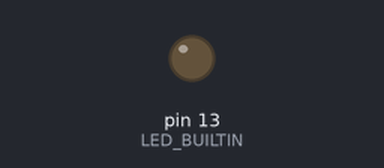
Recording of a program running on a simulated Arduino Uno, built with avr-gcc and run on an emulated ATmega328P. Shown: output pins drawn as LEDs (lit = HIGH). What the program prints to the serial monitor is not drawn.

Above: at 1.7 s.
At 36.1 s:
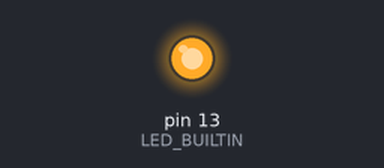
Timing chart, 0 to 36.7 s (numbered marks = the images above):
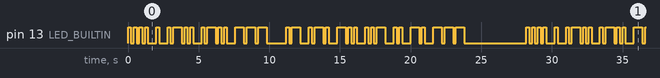

Measured:
- by itself, pin 13 (LED_BUILTIN): moves between LOW and HIGH, repeating every 28.2 s
- by itself, everything shown: repeats every 28.2 s, in 68 steps

The program:

main.cpp
```cpp
#include <Arduino.h>
// MORSE_v3.ino  14-avr-2025

char message[]="HELLO ARDUINO";         // message > LED_BUILTIN, Serial
#define va_point 200                   // Valeur Absolue du point (dénominateur commun) en millisecondes
struct {char nb_even; char code; char longueur_en_points;} morse[] { // puisque cette structure est utilisée un seul fois, pas besion de lui donner de nom
  // nb_even : nombre d'évenement point ou tiret
  // code (exprimé en booléen) : 0b0 = point,  0b1 = tiret
  // longueur_en_points : temps nécessaire du caractère (calculé dans setup)
  {0},            //  0 Cet élément est les 31 suivants ne servent pas. Ils servent à mettre en phase les éléments et les codes ascii des caractères.
                  //    Sinon on doit retrancher une certaine valeur à chaque utilisation de la structure !
  {0},            //  1
  {0},            //  2
  {0},            //  3
  {0},            //  4
  {0},            //  5
  {0},            //  6
  {0},            //  7
  {0},            //  8
  {0},            //  9
  {0},            // 10
  {0},            // 11
  {0},            // 12
  {0},            // 13
  {0},            // 14
  {0},            // 15
  {0},            // 16
  {0},            // 17
  {0},            // 18
  {0},            // 19
  {0},            // 20
  {0},            // 21
  {0},            // 22
  {0},            // 23
  {0},            // 24
  {0},            // 25
  {0},            // 26
  {0},            // 27
  {0},            // 28
  {0},            // 29
  {0},            // 30
  {0},            // 31
  {0},            // 32 [SPACE] pas utilisé (inter_mot)
  {0},            // 33 !
  {0},            // 34 "
  {0},            // 35 #
  {0},            // 36 $
  {0},            // 37 %
  {0},            // 38 &
  {0},            // 39 '
  {0},            // 40 (
  {0},            // 41 )
  {0},            // 42 *
  {0},            // 43 +
  {0},            // 44 ,
  {0},            // 45 -
  {0},            // 46 .
  {0},            // 47 /
  {5,0b11111},    // 48 0
  {5,0b01111},    // 49 1
  {5,0b00111},    // 50 2
  {5,0b00011},    // 51 3
  {5,0b00001},    // 52 4
  {5,0b00000},    // 53 5
  {5,0b10000},    // 54 6
  {5,0b11000},    // 55 7
  {5,0b11100},    // 56 8
  {5,0b11110},    // 57 9
  {0},            // 58 :
  {0},            // 59 ;
  {0},            // 60 <
  {0},            // 61 =
  {0},            // 62 >
  {8,0b00000000}, // 63 ?
  {0,0},          // 64 @
  {2,0b01},       // 65 A
  {4,0b1000},     // 66 B
  {4,0b1010},     // 67 C
  {3,0b100},      // 68 D
  {1,0b0},        // 69 E
  {4,0b0010},     // 70 F
  {3,0b110},      // 71 G
  {4,0b0000},     // 72 H
  {2,0b00},       // 73 I
  {4,0b0111},     // 74 J
  {3,0b101},      // 75 K
  {4,0b0100},     // 76 L
  {2,0b11},       // 77 M
  {2,0b10},       // 78 N
  {3,0b111},      // 79 O
  {4,0b0110},     // 80 P
  {4,0b1101},     // 81 Q
  {3,0b010},      // 82 R
  {3,0b000},      // 83 S
  {1,0b1},        // 84 T
  {3,0b001},      // 85 U
  {4,0b0001},     // 86 V
  {3,0b011},      // 87 W
  {4,0b1001},     // 88 X
  {4,0b1011},     // 89 Y
  {4,0b1100},     // 90 Z
  {0},            // 91 [
  {0},            // 92 [ANTISLASH]
  {0},            // 93 ]
  {0},            // 94 ^
  {0},            // 95 _
  {0},            // 96 `
  {0},            // 97 a les minuscules seront définis dans setup()
  {0},            // 98 b
  {0},            // 99 c
  {0},            //100 d
  {0},            //101 e
  {0},            //102 f
  {0},            //103 g
  {0},            //104 h
  {0},            //105 i
  {0},            //106 j
  {0},            //107 k
  {0},            //108 l
  {0},            //109 m
  {0},            //110 n
  {0},            //111 o
  {0},            //112 p
  {0},            //113 q
  {0},            //114 r
  {0},            //115 s
  {0},            //116 t
  {0},            //117 u
  {0},            //118 v
  {0},            //119 w
  {0},            //120 x
  {0},            //121 y
  {0},            //122 z
  {0},            //123 {
  {0},            //124 |
  {0},            //125 }
  {0},            //126 ~
  {0},            //127 [DEL] ou ' ' non utilisé
};
#define quid '?'                  // si morse inconnu
#define vr_tiret 3               // = 3 fois v_point                                               VALEUR RELATIVE DU TIRET
#define vr_inter_morse 1         //                                                                VALEUR RELATIVE RESPIRATION ENTRE IMPULSION
#define vr_inter_lettre 3        //                                                                VALEUR RELATIVE RESPIRATION ENTRE CHAQUE LETTRE
#define vr_inter_mot 7-3         // -3 car v_inter_lettre déjà temporisé                           VALEUR RELATIVE RESPIRATION ENTRE CHAQUE MOT    v_inter_mot <=8
#define vr_inter_message  20       // grande respiration avant de recommencer

void setup() {
  Serial.begin(9600);
  pinMode(LED_BUILTIN, OUTPUT);
  morse[0].nb_even=vr_inter_mot; morse[0].code=0; morse[0].longueur_en_points=vr_inter_mot; // Cas spécial pour espace ou fin de mot
  for (int c=' '+1; c<127;c++) {
    if (morse[c].nb_even==0) morse[c]=morse[quid];
    morse[c].longueur_en_points=0;
    for (int m=morse[c].nb_even-1; m>=0; m--) {
      morse[c].longueur_en_points += (morse[c].code & (1<<m)) ? vr_tiret : 1;
      if (m) morse[c].longueur_en_points += vr_inter_morse;
    }
    morse[c].longueur_en_points +=vr_inter_lettre;
  }
  for (int c='A'; c<='Z'; c++) morse[c-'A'+'a']=morse[c];
  while (!Serial) {; }
}
#define taille_buffer (3*8*vr_tiret)   // parenthèses importantes
class MyBuffer { public :
  bool M_tampon[taille_buffer];
  unsigned int entree; // fait que s'incrémenter à chaque nouveau caractère (si il y a la place)
  unsigned int sortie; // fait que s'incrémenter à chaque envoi de code (morse) (si il est temps)
  unsigned long prochain_envoi;
  bool etat_led;
  void RaZ() {digitalWrite(LED_BUILTIN, LOW); etat_led=false; entree=0; sortie=0; prochain_envoi=millis();
  }
  bool charge(char ascii) { bool reponse=true;   // return   ! false                   ! true
  //                                                ascii>0  ! M_tampon est plein      ! ascii à pu être chargé dans M_tampon
  //                                                ascii==0 ! M_tampon n'est pas vide ! M_tampon est vide (tout le message à été transmis)
    if (ascii) {
      if ((entree+morse[ascii].longueur_en_points-sortie) < taille_buffer) {
        if (ascii == ' ') for (int c=0; c<vr_inter_mot; c++) M_tampon[entree++ %(taille_buffer)]=false;
        else if (ascii > ' ' && ascii < 127) {
          for (int m=morse[ascii].nb_even-1; m>=0; m--) {
            M_tampon[entree++ %taille_buffer]=true;
            if (morse[ascii].code & (1<<m)) for (int c=1; c<vr_tiret; c++) M_tampon[entree++ %taille_buffer]=true; // c=1 car un true est deja mis ligne précédente
            if (m) for (int c=0; c<vr_inter_morse; c++) M_tampon[entree++ %taille_buffer]=false;
          }
          for (int c=0; c<vr_inter_lettre; c++) M_tampon[entree++ %taille_buffer]=false;
        }
        else if (ascii) while(true) { digitalWrite(LED_BUILTIN, LOW); delay(va_point/10); digitalWrite(LED_BUILTIN, HIGH); delay(va_point/10); } //ERREUR ascii non autorisé
      }
      else reponse=false; // M_tampon est plein
    }
    else if (entree != sortie) reponse=false; // M_tampon n'est pas vide. Peut-être qu’il sera vide à la fin de la fonction suite au vidage du tampon.
                                              // Dans ce cas reponse passera à false au prochain passage de loop
    if (entree != sortie && millis() > prochain_envoi) {
      if (etat_led != M_tampon[sortie %taille_buffer]) {
        if (M_tampon[sortie %taille_buffer]) digitalWrite(LED_BUILTIN, HIGH); else digitalWrite(LED_BUILTIN, LOW);
        etat_led = M_tampon[sortie %taille_buffer];
      }
      if (M_tampon[sortie %taille_buffer]) Serial.print("_"); else Serial.print(" ");
      sortie++;
      prochain_envoi += va_point;
    }
    return reponse;
  }
};
MyBuffer buffer;
int l=0;
void loop() {
  if (l==0) {
    Serial.println(" ");Serial.print(message);
    buffer.RaZ(); Serial.print(" =");
  }
  if (message[l]==0) {
    if (buffer.charge(0)) { l=0; delay(vr_inter_message * va_point); } // delay pour simplifier
  }
  else if (buffer.charge(message[l])) l++;
}


/*****************************************************************************************************************************************************************
**                                                                                                                             POUR Arduino Uno [ELEGOO UNO R3] **
** Le croquis utilise 3336 octets (10%) de l'espace de stockage de programmes. Le maximum est de 32256 octets.                                                   **
** Les variables globales utilisent 675 octets (32%) de mémoire dynamique, ce qui laisse 1373 octets pour les variables locales. Le maximum est de 2048 octets. **
*****************************************************************************************************************************************************************/
/*
En gros il y a :

- une “struct” pour définir le code morse des caractères ascii

- un setup qui met le code du point d’interrogation dans les caractères non renseigné puis calcule les longueur_en_points de chaque caractères.

- une “class” qui va gérer une “mémoire tampon”, le clignotement de la led et la sortie en texte (via la fonction “charge”).

- une “loop” qui sans arrêt bombarde la fonction “charge” de “MyBuffer” :
. de code ASCII de “HELLO ARDUINO”
ou
. de zéro si tout le message est dans “buffet” mais que le code n’est pas entièrement envoyé

Avant la fonction loop() il y a “int l=0;”. Celui-ci aurais pus être intégré dans la classe MyBuffer.
Mais si on améliore le programme pour que le message soit saisie en direct au clavier ce “l” sera plus utile dans une fonction gérant l’entrée que la sortie…
Ou mieux s'en passer en détruisant le message en l'envoyant
*/
```
